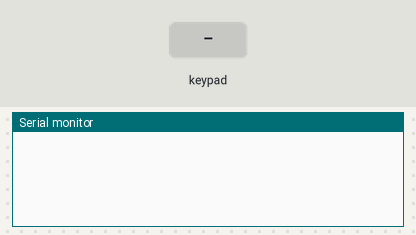
Bench run of a program on a simulated Arduino Leonardo, built with avr-gcc and run on an emulated ATmega32U4. On the bench: the last lines printed to the serial monitor. Wiring (inferred from the names in the program): 3×3 keypad with keys 1 2 3 4 5 6 7 8 9 (labels assumed): rows pin 5, pin 6, pin 7; columns pin 8, pin 9, pin 10. Inputs (shaded band) come from the test bench.

Above: at 1.2 s.
1.3 s: key '1' pressed
At 2.0 s:
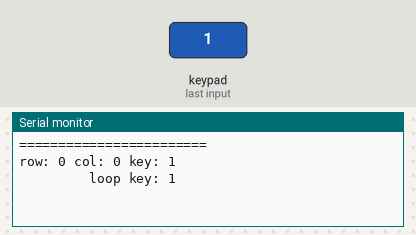
2.8 s: keypad keys 5 6 7 pressed 0.4 s apart
At 4.0 s:
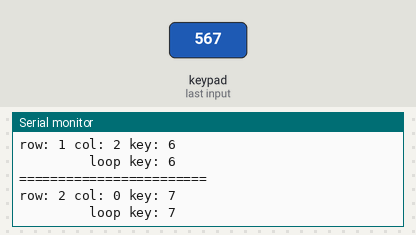
5.5 s: key '2' pressed
At 6.5 s:
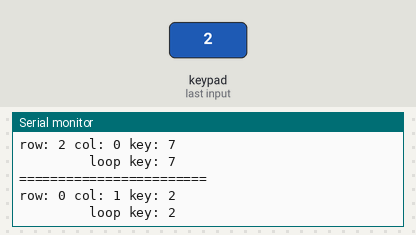
7.0 s: keypad keys 1 3 9 pressed 0.4 s apart
At 8.1 s:
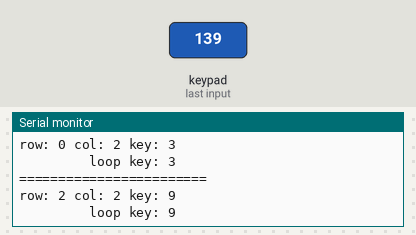
Timing chart, 0 to 10.0 s (numbered marks = the images above; inputs shaded):
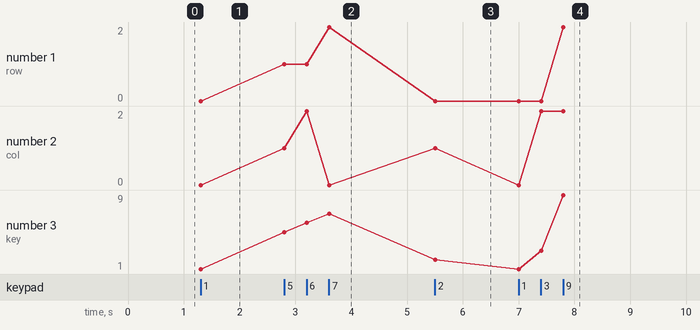

The program:

main.cpp
```cpp
#include <Arduino.h>

const int debounce = 10;
unsigned long prevPressTime;

int pressCount;
int lastPressCount;

const int rowNum = 3;
const int colNum = 3;

byte rowPins[rowNum] = {5, 6, 7};
byte colPins[colNum] = {8, 9, 10};

//    btn matrix layout:
//    |----------------|
//    |[1]    [2]   [3]|
//    |[4]    [5]   [6]|
//    |[7]    [8]   [9]|
//    |----------------|

int getKey();

void setup() {
  for(byte r=0; r<rowNum; r++) {
    pinMode(rowPins[r], INPUT_PULLUP);
  }
}

void loop() {
  int key = getKey();
  if(key) {
    Serial.print("         loop key: ");
    Serial.println(key);
  }
}

int getKey() {
  int currKey=0;
  pressCount = 0;
  if((millis() - prevPressTime) > debounce) {
    prevPressTime = millis();
    for(byte c=0; c<colNum; c++) {
      //pulse col.
      pinMode(colPins[c], OUTPUT);
      digitalWrite(colPins[c], LOW);
      for(byte r=0; r<rowNum; r++) {
        //check if btn is pressed.
        if(digitalRead(rowPins[r]) == 0) {
          pressCount++;
          //pressCount==1 limits concurrent btn press to 1.
          //lastPressCount==0 ensures that all btns were released.
          if(pressCount == 1 && lastPressCount == 0) {
            currKey = c+colNum*r+1;

            Serial.println("========================");
            Serial.print("row: ");
            Serial.print(r);
            Serial.print(" col: ");
            Serial.print(c);
            Serial.print(" key: ");
            Serial.println(currKey);
            break;
          }
        }
      }
      //end col pulse.
      digitalWrite(colPins[c], HIGH);
      pinMode(colPins[c], INPUT);
    }
    //save current pressCount.
    lastPressCount = pressCount;
  }
  // Serial.print(" currkey: ");
  // Serial.println(currKey);
  return(currKey);
}
```

Measured:
- after the input at 1.3 s, the serial monitor: prints a new line at once (image 1)
- after the input at 2.8 s, the serial monitor: prints a new line at once (image 2)
- after the input at 5.5 s, the serial monitor: prints a new line at once (image 3)
- after the input at 7.0 s, the serial monitor: prints a new line at once (image 4)
- plotted number 1: 0 → 2 after the input at 2.8 s
- plotted number 3: 1 → 7 after the input at 2.8 s, 2 → 9 after the input at 7.0 s
